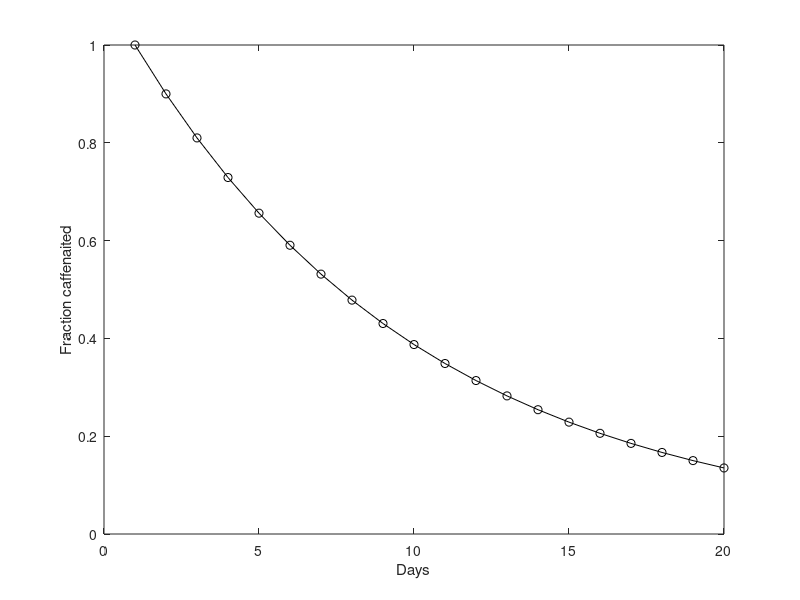

This chart was generated by the following MATLAB code:
N = 10; % number of scoops in each jar
nMax = 2*N; % max number of days to simulate
x = ones(1,nMax); % fraction caffenaited
x(1) = 1.0; % initial fraction caffenaited

for n=2:nMax
    
    x(n) = (1-1/N)*x(n-1);
    
end % finished loop through days

figure;
plot(x,'-ok');
ylabel('Fraction caffenaited');
xlabel('Days');